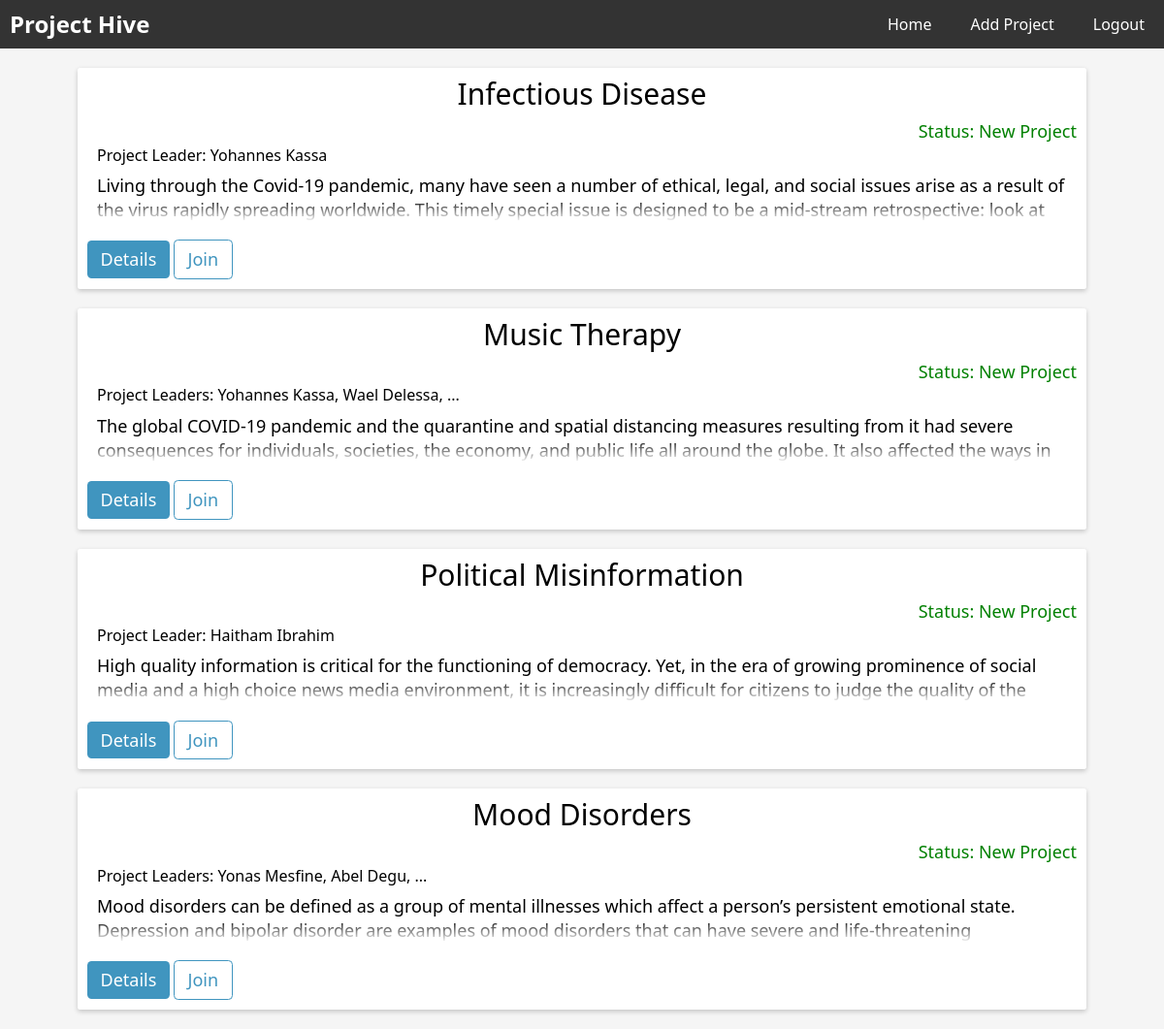
Before: / (signed in) with the older database file.
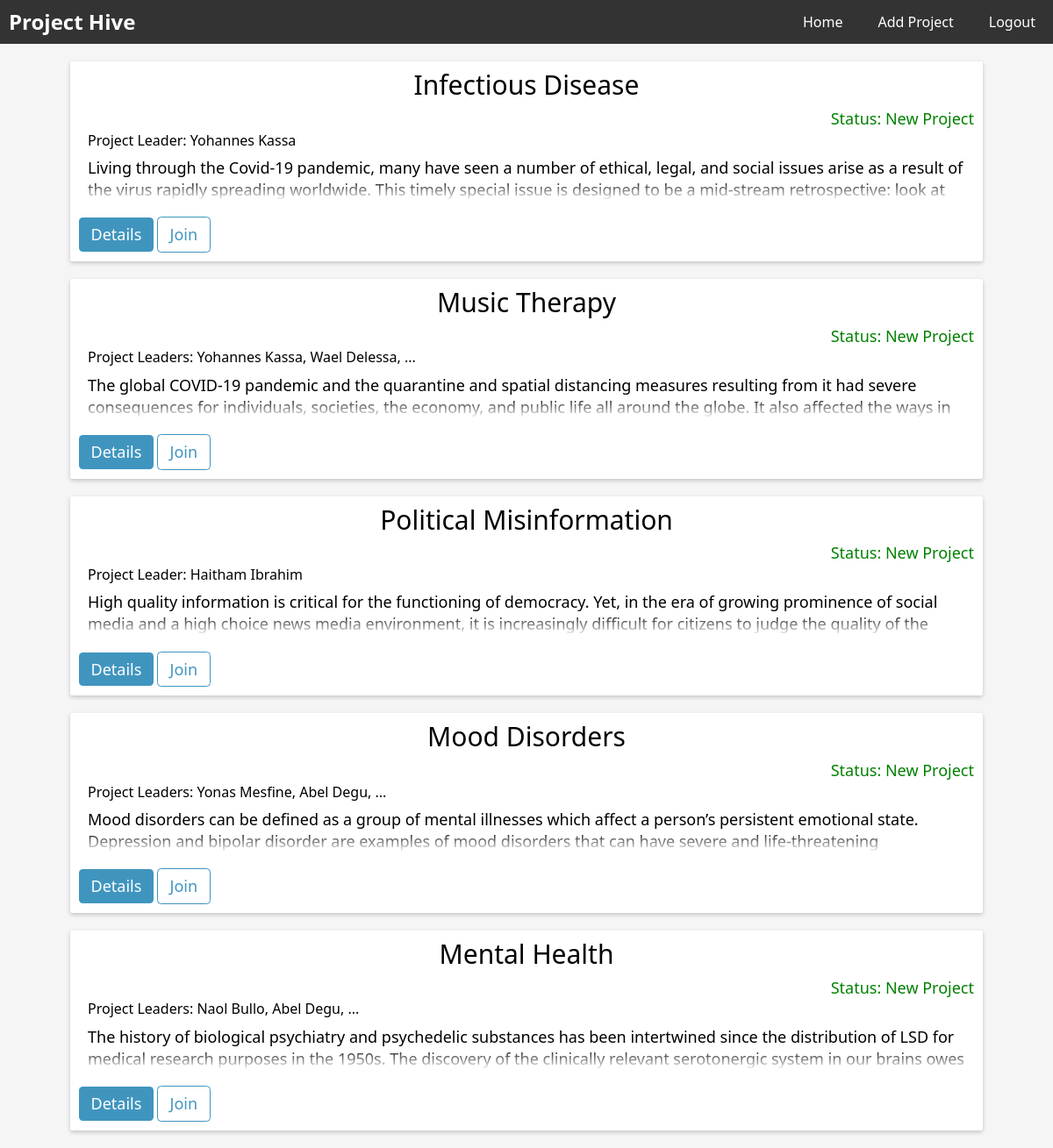
After: the same page with the newer database file.
### website/models.py (models this page shows)
class Project(db.Model):
    id = db.Column(db.Integer, primary_key=True)
    title = db.Column(db.String(500), nullable=False)
    start_date = db.Column(db.DateTime(timezone=True), default=func.now(), nullable=False)
    description = db.Column(db.String(5000), unique=True, nullable=False)
    status = db.Column(db.String(500), default="New Project")
    leaders = db.relationship('User', secondary='leader', backref='projects')

### website/views.py (the view)
@views.route('/', methods=['GET'])
@login_required
def index():
    entries = []
    projects = Project.query.all()
    if projects:
        for project in projects:
            entry = {}
            entry['title'] = project.title
            entry['description'] = project.description
            entry['status'] = project.status
            entry['id'] = project.id
            leader_names = []
            collaborator_entry = Collaborator.query.filter_by(project_id=project.id).first()
            leader_entries = Leader.query.filter_by(project_id=project.id).all()
            if leader_entries:
                for leader_entry in leader_entries:
                    leader_first_name = User.query.filter_by(id=leader_entry.user_id).first().first_name
                    leader_last_name = User.query.filter_by(id=leader_entry.user_id).first().last_name
                    leader_name = leader_first_name + ' ' + leader_last_name
                    leader_names.append(leader_name)
            if collaborator_entry:
                user_id = collaborator_entry.user_id
                user_name = User.query.filter_by(id=user_id).first().name
                entry['user_name'] = user_name
            entry['leader_names'] = leader_names
            entries.append(entry)
    return render_template('index.html', entries=entries, user=current_user)

### website/__init__.py (called while the page is built)
def create_app():
    app = Flask(__name__)
    app.config["TEMPLATES_AUTO_RELOAD"] = True
    app.config['SQLALCHEMY_DATABASE_URI'] = f'sqlite:///{DB_NAME}'
    app.config['SECRET_KEY'] = "dsaljf;ldsakjf;lkdsjf,cmlkjlkwqjfoijlsad;"
    app.config['LOGIN_MESSAGE'] = 'Please log in to continue.'
    db.init_app(app)
    from website.views import views
    from website.auth import auth
    app.register_blueprint(views, url_prefix="/")
    app.register_blueprint(auth, url_prefix="/")
    from website import models
    from website.models import User
    create_database(app)
    login_manager = LoginManager()
    login_manager.login_view = 'auth.login'
    login_manager.login_message = 'Please log in to continue.' # set the custom login message
    login_manager.init_app(app)
    @login_manager.user_loader
    def load_user(id):
        return User.query.get(int(id))
    return app

### website/templates/index.html (shortened to what this page needs)
{% extends "base.html" %}
{% block main %}
{% for entry in entries %}
<div class="card">
    <div class="title-grid">
        <div class="P-Title">{{ entry.title }}</div>
        <div class="status">Status: {{entry.status}}</div>
    </div>
    <div class="P-owner">
        {% if entry.leader_names|length == 1 %}
            Project Leader: {{ entry.leader_names[0] }}
        {% elif entry.leader_names|length > 1 %}
            Project Leaders: {{ entry.leader_names[0] }}, {{ entry.leader_names[1] }}, ...
        {% endif %}
    </div>
    <div class="Description">
        {{ entry.description }}
    </div>
    <div class="card-footer">
        <a href="{{ url_for('views_bp.details', id=entry.id) }}"><button class="homebtn">Details</button></a>
        <button class="homebtn btn-outline">Join</button>
    </div>
</div>
{% endfor %}
{% endblock %}

### website/templates/base.html (shortened to what this page needs)
<!DOCTYPE html>
<html lang="en">
  <head>
    <link
      rel="stylesheet"
      href="{{ url_for('static', filename='css/normalize.css')}}"
    />
    <link
      rel="stylesheet"
      href="{{ url_for('static', filename='css/main.css')}}"
    />
  </head>
  <body>
    <nav>
      <a class="logo" href="#">Project Hive</a>
      <ul>
        {% if user.is_authenticated %}
        <li><a href="/">Home</a></li>
        <li><a href="/add_project">Add Project</a></li>
        <li><a href="/logout">Logout</a></li>
        {% else %}
        <li><a href="/login">Login</a></li>
        <li><a href="/register">Register</a></li>
        {% endif %}
      </ul>
    </nav>
    <main>{% block main %} {% endblock %}</main>
  </body>
</html>

### website/static/css/main.css (style rules this page uses)
*, *::after, *::before { box-sizing: border-box; }
html { font-size: 62.5%; }
body { background-color: #f5f5f5; }
input[type="text"], input[type="email"], input[type="password"], button { outline: none; width: 100%; }
a { text-decoration: none; }
.P-owner { margin-bottom: 1rem; margin-left: 1rem; font-size: 1.6rem; }
.card { background-color: white; padding: 1rem; margin: 2rem 8rem; border: none; border-radius: 0.25rem; box-shadow: 0 2px 5px 0 rgba(0, 0, 0, 0.2); }
.P-Title { font-size: 3rem; margin-bottom: 1rem; text-align: center; }
.status { font-size: 1.8rem; margin-bottom: 0.5rem; text-align: end; color: green; }
.Description { font-size: 1.8rem; max-height: calc(2 * 1em * 1.4); line-height: 1.4; margin-left: 1rem; overflow: hidden; position: relative; margin-bottom: 1.8rem; }
.Description::before { content: ""; position: absolute; height: calc(1em * 1.4); width: 100%; bottom: 0; pointer-events: none; background: linear-gradient(to bottom, transparent, white); }
.card-footer { margin-top: 1rem; }
.homebtn { --color: hsl(200, 50%, 50%); background: var(--color); color: white; border: none; font-size: 1.8rem; padding: 0.5em 0.75em; border-radius: 0.25em; cursor: pointer; width: auto; }
.homebtn.btn-outline { background: none; border: 1px solid var(--color); color: var(--color); }
nav { display: flex; justify-content: space-between; align-items: center; background-color: #333; color: #fff; width: 100%; }
nav a { color: #fff; text-decoration: none; margin: 0 10px; }
nav a.logo { font-weight: bold; font-size: 24px; }
nav ul { list-style: none; display: flex; }
nav li { margin: 0 10px; }

Changed rows visible on the page:
added Project: title "Mental Health", status "New Project", leader_names "Naol Bullo", leader_names "Abel Degu", description "The history of biological psychiatry and psychedelic substances has been intertwined since the distribution of LSD for medical research purposes in the 1950s. The discovery of the clinically relevant serotonergic system in our brains owes…"
